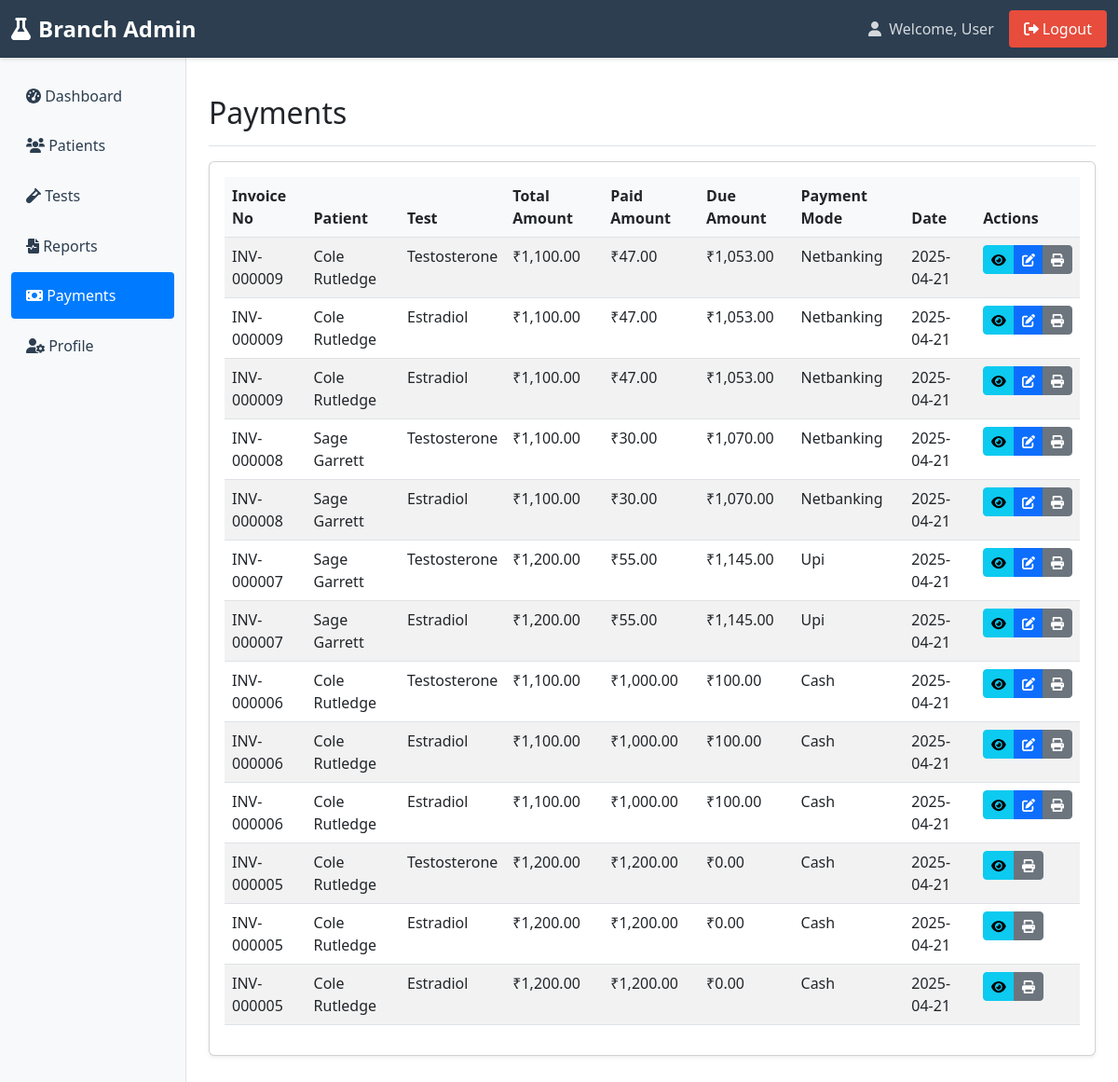
/branch-admin/payments.php (signed in), run on the app's committed database.
### tables this page shows
CREATE TABLE `payments` (
  `id` int(11) NOT NULL,
  `invoice_no` varchar(50) DEFAULT NULL,
  `patient_id` int(11) DEFAULT NULL,
  `report_id` int(11) DEFAULT NULL,
  `total_amount` decimal(10,2) DEFAULT NULL,
  `discount` decimal(10,2) DEFAULT NULL,
  `paid_amount` decimal(10,2) DEFAULT NULL,
  `due_amount` decimal(10,2) DEFAULT NULL,
  `payment_mode` varchar(50) DEFAULT NULL,
  `transaction_id` varchar(100) DEFAULT NULL,
  `payment_date` date DEFAULT NULL,
  `branch_id` int(11) DEFAULT NULL,
  `created_by` int(11) DEFAULT NULL,
  `created_at` timestamp NULL DEFAULT current_timestamp(),
  `updated_at` timestamp NOT NULL DEFAULT current_timestamp()
);

CREATE TABLE `patients` (
  `id` int(11) NOT NULL,
  `patient_code` varchar(20) DEFAULT NULL,
  `name` varchar(100) DEFAULT NULL,
  `gender` enum('Male','Female','Other') DEFAULT NULL,
  `age` int(11) DEFAULT NULL,
  `age_unit` varchar(10) DEFAULT 'Yrs',
  `dob` date DEFAULT NULL,
  `phone` varchar(15) DEFAULT NULL,
  `uhid` varchar(50) DEFAULT NULL,
  `fn_hn` varchar(50) DEFAULT NULL,
  `email` varchar(100) DEFAULT NULL,
  `address` text DEFAULT NULL,
  `referred_by_text` varchar(255) DEFAULT NULL COMMENT 'Stores text if not linked to doctors table',
  `referred_by` varchar(100) DEFAULT NULL,
  `doctor_name` varchar(100) DEFAULT NULL,
  `branch_id` int(11) DEFAULT NULL,
  `created_at` timestamp NULL DEFAULT current_timestamp()
);

CREATE TABLE `tests` (
  `id` int(11) NOT NULL,
  `test_name` varchar(150) DEFAULT NULL,
  `category_id` int(11) DEFAULT NULL,
  `method` varchar(100) DEFAULT NULL,
  `description` text DEFAULT NULL,
  `price` decimal(10,2) DEFAULT NULL,
  `unit` varchar(50) DEFAULT NULL,
  `normal_range` varchar(100) DEFAULT NULL,
  `sample_type` varchar(100) DEFAULT NULL,
  `preparation` text DEFAULT NULL,
  `reporting_time` varchar(50) DEFAULT NULL,
  `status` tinyint(4) DEFAULT 1,
  `created_at` timestamp NULL DEFAULT current_timestamp()
);

### branch-admin/payments.php (the view, shortened to what this page needs)
<?php
require_once '../inc/db.php';
$branch_id = $_SESSION['branch_id'];
$stmt = $conn->prepare("
    SELECT
        p.*,
        pt.name as patient_name,
        t.test_name,
        t.price as test_price
    FROM payments p
    JOIN patients pt ON p.patient_id = pt.id
    JOIN reports r ON p.patient_id = r.patient_id
    JOIN tests t ON r.test_id = t.id
    WHERE p.branch_id = ?
    ORDER BY p.created_at DESC
");
$stmt->execute([$branch_id]);
$payments = $stmt->fetchAll(PDO::FETCH_ASSOC);
include '../inc/branch-header.php';
?>
<div class="d-flex justify-content-between flex-wrap flex-md-nowrap align-items-center pt-3 pb-2 mb-3 border-bottom">
    <h1 class="h2">Payments</h1>
</div>
<div class="card">
    <div class="card-body">
        <div class="table-responsive">
            <table class="table table-striped">
                <thead>
                    <tr>
                        <th>Invoice No</th>
                        <th>Patient</th>
                        <th>Test</th>
                        <th>Total Amount</th>
                        <th>Paid Amount</th>
                        <th>Due Amount</th>
                        <th>Payment Mode</th>
                        <th>Date</th>
                        <th>Actions</th>
                    </tr>
                </thead>
                <tbody>
                    <?php if(empty($payments)): ?>
                        <tr>
                            <td colspan="9" class="text-center">No payments found</td>
                        </tr>
                    <?php else: ?>
                        <?php foreach($payments as $payment): ?>
                            <tr>
                                <td><?php echo htmlspecialchars($payment['invoice_no']); ?></td>
                                <td><?php echo htmlspecialchars($payment['patient_name']); ?></td>
                                <td><?php echo htmlspecialchars($payment['test_name']); ?></td>
                                <td>₹<?php echo number_format($payment['total_amount'], 2); ?></td>
                                <td>₹<?php echo number_format($payment['paid_amount'], 2); ?></td>
                                <td>₹<?php echo number_format($payment['due_amount'], 2); ?></td>
                                <td><?php echo ucfirst($payment['payment_mode']); ?></td>
                                <td><?php echo date('Y-m-d', strtotime($payment['payment_date'])); ?></td>
                                <td>
                                    <div class="btn-group">
                                        <button type="button" class="btn btn-sm btn-info"
                                                data-bs-toggle="modal"
                                                data-bs-target="#viewModal<?php echo $payment['id']; ?>"
                                                title="View Details">
                                            <i class="fas fa-eye"></i>
                                        </button>
                                        <?php if($payment['due_amount'] > 0): ?>
                                        <button type="button" class="btn btn-sm btn-primary"
                                                data-bs-toggle="modal"
                                                data-bs-target="#editModal<?php echo $payment['id']; ?>"
                                                title="Update Payment">
                                            <i class="fas fa-edit"></i>
                                        </button>
                                        <?php endif; ?>
                                        <button type="button" class="btn btn-sm btn-secondary"
                                                onclick="printReceipt(<?php echo $payment['id']; ?>)"
                                                title="Print Receipt">
                                            <i class="fas fa-print"></i>
                                        </button>
                                    </div>
                                </td>
                            </tr>
                        <?php endforeach; ?>
                    <?php endif; ?>
                </tbody>
            </table>
        </div>
    </div>
</div>
<?php include '../inc/footer.php'; ?>

### inc/branch-header.php (shortened to what this page needs)
<!DOCTYPE html>
<html lang="en">
<head>
    <link href="https://cdn.jsdelivr.net/npm/bootstrap@5.3.0/dist/css/bootstrap.min.css" rel="stylesheet">
    <link href="https://cdnjs.cloudflare.com/ajax/libs/font-awesome/6.0.0/css/all.min.css" rel="stylesheet">
</head>
<body>
    <nav class="navbar navbar-expand-lg navbar-dark">
        <div class="container-fluid">
            <a class="navbar-brand" href="/branch-admin/dashboard.php">
                <i class="fas fa-flask me-2"></i>Branch Admin
            </a>
            <div class="collapse navbar-collapse" id="navbarNav">
                <div class="d-flex align-items-center ms-auto">
                    <span class="user-info">
                        <i class="fas fa-user me-1"></i>
                        Welcome, <?php echo htmlspecialchars($_SESSION['user_name'] ?? 'User'); ?>
                    </span>
                    <a href="/auth/logout.php" class="btn logout-btn">
                        <i class="fas fa-sign-out-alt me-1"></i>Logout
                    </a>
                </div>
            </div>
        </div>
    </nav>
    <div class="container-fluid">
        <div class="row">
            <?php include __DIR__ . '/branch-sidebar.php'; ?>
            <main class="col-md-10 ms-sm-auto content">

### inc/branch-sidebar.php
<?php
$current_page = basename($_SERVER['PHP_SELF']);
?>
<nav class="col-md-2 sidebar">
    <div class="position-sticky">
        <ul class="nav flex-column">
            <li class="nav-item">
                <a class="nav-link <?php echo $current_page == 'dashboard.php' ? 'active' : ''; ?>"
                   href="<?php echo SITE_URL; ?>/branch-admin/dashboard.php">
                    <i class="fas fa-tachometer-alt"></i> Dashboard
                </a>
            </li>
            <li class="nav-item">
                <a class="nav-link <?php echo $current_page == 'patients.php' ? 'active' : ''; ?>"
                   href="<?php echo SITE_URL; ?>/branch-admin/patients.php">
                    <i class="fas fa-users"></i> Patients
                </a>
            </li>
            <li class="nav-item">
                <a class="nav-link <?php echo $current_page == 'tests.php' ? 'active' : ''; ?>"
                   href="<?php echo SITE_URL; ?>/branch-admin/tests.php">
                    <i class="fas fa-vial"></i> Tests
                </a>
            </li>
            <li class="nav-item">
                <a class="nav-link <?php echo $current_page == 'reports.php' ? 'active' : ''; ?>"
                   href="<?php echo SITE_URL; ?>/branch-admin/reports.php">
                    <i class="fas fa-file-medical-alt"></i> Reports
                </a>
            </li>
            <li class="nav-item">
                <a class="nav-link <?php echo $current_page == 'payments.php' ? 'active' : ''; ?>"
                   href="<?php echo SITE_URL; ?>/branch-admin/payments.php">
                    <i class="fas fa-money-bill"></i> Payments
                </a>
            </li>
            <li class="nav-item">
                <a class="nav-link <?php echo $current_page == 'profile.php' ? 'active' : ''; ?>"
                   href="<?php echo SITE_URL; ?>/branch-admin/profile.php">
                    <i class="fas fa-user-cog"></i> Profile
                </a>
            </li>
        </ul>
    </div>
</nav>

### inc/footer.php (shortened to what this page needs)
            </main>
        </div>
    </div>
</body>
</html>

### inc/branch-header.php (style rules this page uses)
.navbar-brand { font-size: 1.5rem; font-weight: 600; color: #fff !important; }
.navbar { background-color: #2c3e50 !important; box-shadow: 0 2px 4px rgba(0,0,0,0.1); }
.nav-link { color: rgba(255,255,255,0.8) !important; padding: 0.5rem 1rem !important; transition: all 0.3s ease; }
.nav-link.active { color: #fff !important; background-color: rgba(255,255,255,0.2); border-radius: 4px; }
.user-info { color: rgba(255,255,255,0.8); margin-right: 1rem; }
.logout-btn { background-color: #e74c3c; border: none; padding: 0.5rem 1rem; border-radius: 4px; color: #fff; transition: all 0.3s ease; }
.sidebar { background-color: #f8f9fa; min-height: calc(100vh - 56px); padding-top: 1rem; border-right: 1px solid #dee2e6; }
.sidebar .nav-link { color: #2c3e50 !important; padding: 0.8rem 1rem !important; border-radius: 4px; margin-bottom: 0.25rem; }
.sidebar .nav-link.active { background-color: #007bff; color: #fff !important; }
.content { padding: 1.5rem; }
.card { box-shadow: 0 0.125rem 0.25rem rgba(0,0,0,0.075); margin-bottom: 1.5rem; }
.table th { background-color: #f8f9fa; }

### data on the page
payments: invoice_no "INV-000009", patient.name "Cole Rutledge", tests.test_name "Testosterone", total_amount "1,100.00", paid_amount "47.00", due_amount "1,053.00", payment_mode "Netbanking", payment_date "2025-04-21", tests.test_name "Estradiol"
payments: invoice_no "INV-000008", patient.name "Sage Garrett", tests.test_name "Testosterone", total_amount "1,100.00", paid_amount "30.00", due_amount "1,070.00", payment_mode "Netbanking", payment_date "2025-04-21", tests.test_name "Estradiol"
payments: invoice_no "INV-000007", patient.name "Sage Garrett", tests.test_name "Testosterone", total_amount "1,200.00", paid_amount "55.00", due_amount "1,145.00", payment_mode "Upi", payment_date "2025-04-21", tests.test_name "Estradiol"
payments: invoice_no "INV-000006", patient.name "Cole Rutledge", tests.test_name "Testosterone", total_amount "1,100.00", paid_amount "1,000.00", due_amount "100.00", payment_mode "Cash", payment_date "2025-04-21", tests.test_name "Estradiol"
payments: invoice_no "INV-000005", patient.name "Cole Rutledge", tests.test_name "Testosterone", total_amount "1,200.00", paid_amount "1,200.00", due_amount "0.00", payment_mode "Cash", payment_date "2025-04-21", tests.test_name "Estradiol"

### other printed values
$_SESSION['user_name'] "User"
